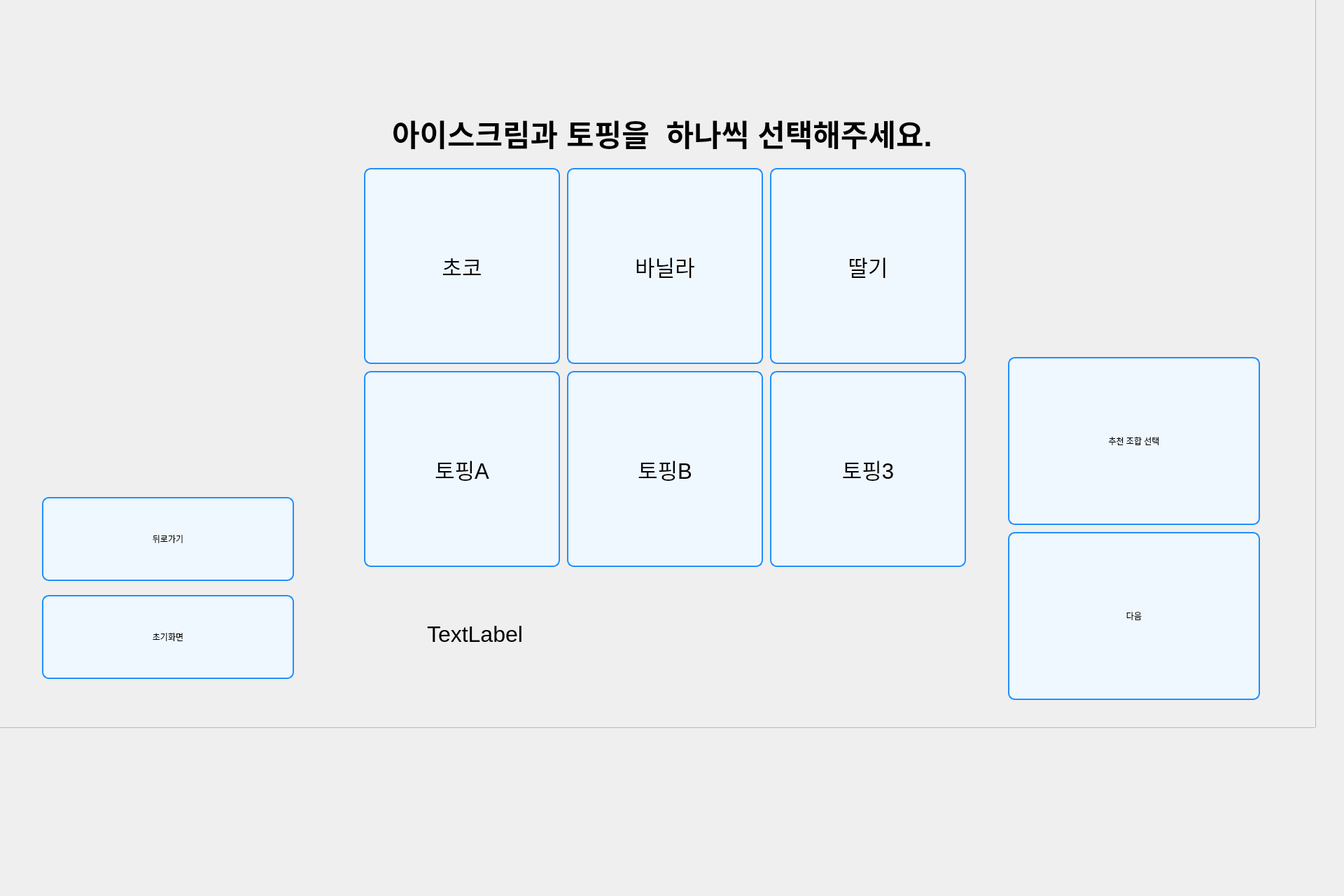
<?xml version="1.0" encoding="UTF-8"?>
<ui version="4.0">
 <class>Dialog</class>
 <widget class="QDialog" name="Dialog">
  <property name="geometry">
   <rect>
    <x>0</x>
    <y>0</y>
    <width>1920</width>
    <height>1280</height>
   </rect>
  </property>
  <property name="windowTitle">
   <string>Dialog</string>
  </property>
  <property name="styleSheet">
   <string notr="true">QPushButton {
    border: 2px solid #1E90FF;  /* 테두리 색상: DodgerBlue */
    border-radius: 10px;        /* 둥근 테두리 */
    padding: 5px;               /* 버튼 내부 여백 */
    background-color: #F0F8FF;  /* 배경 색상: AliceBlue */
}

QPushButton:hover {
    border: 2px solid #00BFFF;  /* 마우스 올렸을 때 테두리 색상: DeepSkyBlue */
    background-color: #E6F2FF;  /* 마우스 올렸을 때 배경 색상 */
}
</string>
  </property>
  <widget class="QLabel" name="label">
   <property name="geometry">
    <rect>
     <x>560</x>
     <y>110</y>
     <width>1211</width>
     <height>161</height>
    </rect>
   </property>
   <property name="font">
    <font>
     <pointsize>32</pointsize>
     <weight>75</weight>
     <bold>true</bold>
    </font>
   </property>
   <property name="text">
    <string>아이스크림과 토핑을  하나씩 선택해주세요.</string>
   </property>
  </widget>
  <widget class="QPushButton" name="pushButton_1">
   <property name="geometry">
    <rect>
     <x>520</x>
     <y>240</y>
     <width>280</width>
     <height>280</height>
    </rect>
   </property>
   <property name="font">
    <font>
     <pointsize>23</pointsize>
    </font>
   </property>
   <property name="styleSheet">
    <string notr="true"/>
   </property>
   <property name="text">
    <string>초코</string>
   </property>
  </widget>
  <widget class="QPushButton" name="pushButton_2">
   <property name="geometry">
    <rect>
     <x>810</x>
     <y>240</y>
     <width>280</width>
     <height>280</height>
    </rect>
   </property>
   <property name="font">
    <font>
     <pointsize>23</pointsize>
    </font>
   </property>
   <property name="styleSheet">
    <string notr="true"/>
   </property>
   <property name="text">
    <string>바닐라</string>
   </property>
  </widget>
  <widget class="QPushButton" name="pushButton_3">
   <property name="geometry">
    <rect>
     <x>1100</x>
     <y>240</y>
     <width>280</width>
     <height>280</height>
    </rect>
   </property>
   <property name="font">
    <font>
     <pointsize>23</pointsize>
    </font>
   </property>
   <property name="styleSheet">
    <string notr="true"/>
   </property>
   <property name="text">
    <string>딸기</string>
   </property>
  </widget>
  <widget class="QPushButton" name="pushButton_4">
   <property name="geometry">
    <rect>
     <x>1100</x>
     <y>530</y>
     <width>280</width>
     <height>280</height>
    </rect>
   </property>
   <property name="font">
    <font>
     <pointsize>23</pointsize>
    </font>
   </property>
   <property name="styleSheet">
    <string notr="true"/>
   </property>
   <property name="text">
    <string>토핑3</string>
   </property>
  </widget>
  <widget class="QPushButton" name="pushButton_5">
   <property name="geometry">
    <rect>
     <x>810</x>
     <y>530</y>
     <width>280</width>
     <height>280</height>
    </rect>
   </property>
   <property name="font">
    <font>
     <pointsize>23</pointsize>
    </font>
   </property>
   <property name="styleSheet">
    <string notr="true"/>
   </property>
   <property name="text">
    <string>토핑B</string>
   </property>
  </widget>
  <widget class="QPushButton" name="pushButton_6">
   <property name="geometry">
    <rect>
     <x>520</x>
     <y>530</y>
     <width>280</width>
     <height>280</height>
    </rect>
   </property>
   <property name="font">
    <font>
     <pointsize>23</pointsize>
    </font>
   </property>
   <property name="styleSheet">
    <string notr="true"/>
   </property>
   <property name="text">
    <string>토핑A</string>
   </property>
  </widget>
  <widget class="QPushButton" name="pushButton">
   <property name="geometry">
    <rect>
     <x>1440</x>
     <y>760</y>
     <width>360</width>
     <height>240</height>
    </rect>
   </property>
   <property name="font">
    <font/>
   </property>
   <property name="styleSheet">
    <string notr="true"/>
   </property>
   <property name="text">
    <string>다음</string>
   </property>
  </widget>
  <widget class="QLabel" name="label_2">
   <property name="geometry">
    <rect>
     <x>610</x>
     <y>860</y>
     <width>821</width>
     <height>91</height>
    </rect>
   </property>
   <property name="font">
    <font>
     <pointsize>24</pointsize>
    </font>
   </property>
   <property name="text">
    <string>TextLabel</string>
   </property>
  </widget>
  <widget class="QPushButton" name="pushButton_back">
   <property name="geometry">
    <rect>
     <x>60</x>
     <y>710</y>
     <width>360</width>
     <height>120</height>
    </rect>
   </property>
   <property name="font">
    <font/>
   </property>
   <property name="styleSheet">
    <string notr="true"/>
   </property>
   <property name="text">
    <string>뒤로가기</string>
   </property>
  </widget>
  <widget class="QPushButton" name="pushButton_home">
   <property name="geometry">
    <rect>
     <x>60</x>
     <y>850</y>
     <width>360</width>
     <height>120</height>
    </rect>
   </property>
   <property name="font">
    <font/>
   </property>
   <property name="styleSheet">
    <string notr="true"/>
   </property>
   <property name="text">
    <string>초기화면</string>
   </property>
  </widget>
  <widget class="QPushButton" name="pushButton_rec">
   <property name="geometry">
    <rect>
     <x>1440</x>
     <y>510</y>
     <width>360</width>
     <height>240</height>
    </rect>
   </property>
   <property name="font">
    <font/>
   </property>
   <property name="styleSheet">
    <string notr="true"/>
   </property>
   <property name="text">
    <string>추천 조합 선택</string>
   </property>
  </widget>
  <widget class="QFrame" name="frame">
   <property name="geometry">
    <rect>
     <x>-40</x>
     <y>-40</y>
     <width>1920</width>
     <height>1080</height>
    </rect>
   </property>
   <property name="styleSheet">
    <string notr="true">QFrame {
    background-image: url(/home/messi/ws_amr/qt/dall.jpg); /* 배경 이미지 설정 */
    background-position: center; /* 이미지 중앙 정렬 */
    background-repeat: no-repeat; /* 이미지 반복 안함 */
}</string>
   </property>
   <property name="frameShape">
    <enum>QFrame::StyledPanel</enum>
   </property>
   <property name="frameShadow">
    <enum>QFrame::Raised</enum>
   </property>
  </widget>
  <zorder>frame</zorder>
  <zorder>label</zorder>
  <zorder>pushButton_1</zorder>
  <zorder>pushButton_2</zorder>
  <zorder>pushButton_3</zorder>
  <zorder>pushButton_4</zorder>
  <zorder>pushButton_5</zorder>
  <zorder>pushButton_6</zorder>
  <zorder>pushButton</zorder>
  <zorder>label_2</zorder>
  <zorder>pushButton_back</zorder>
  <zorder>pushButton_home</zorder>
  <zorder>pushButton_rec</zorder>
 </widget>
 <resources/>
 <connections/>
</ui>
